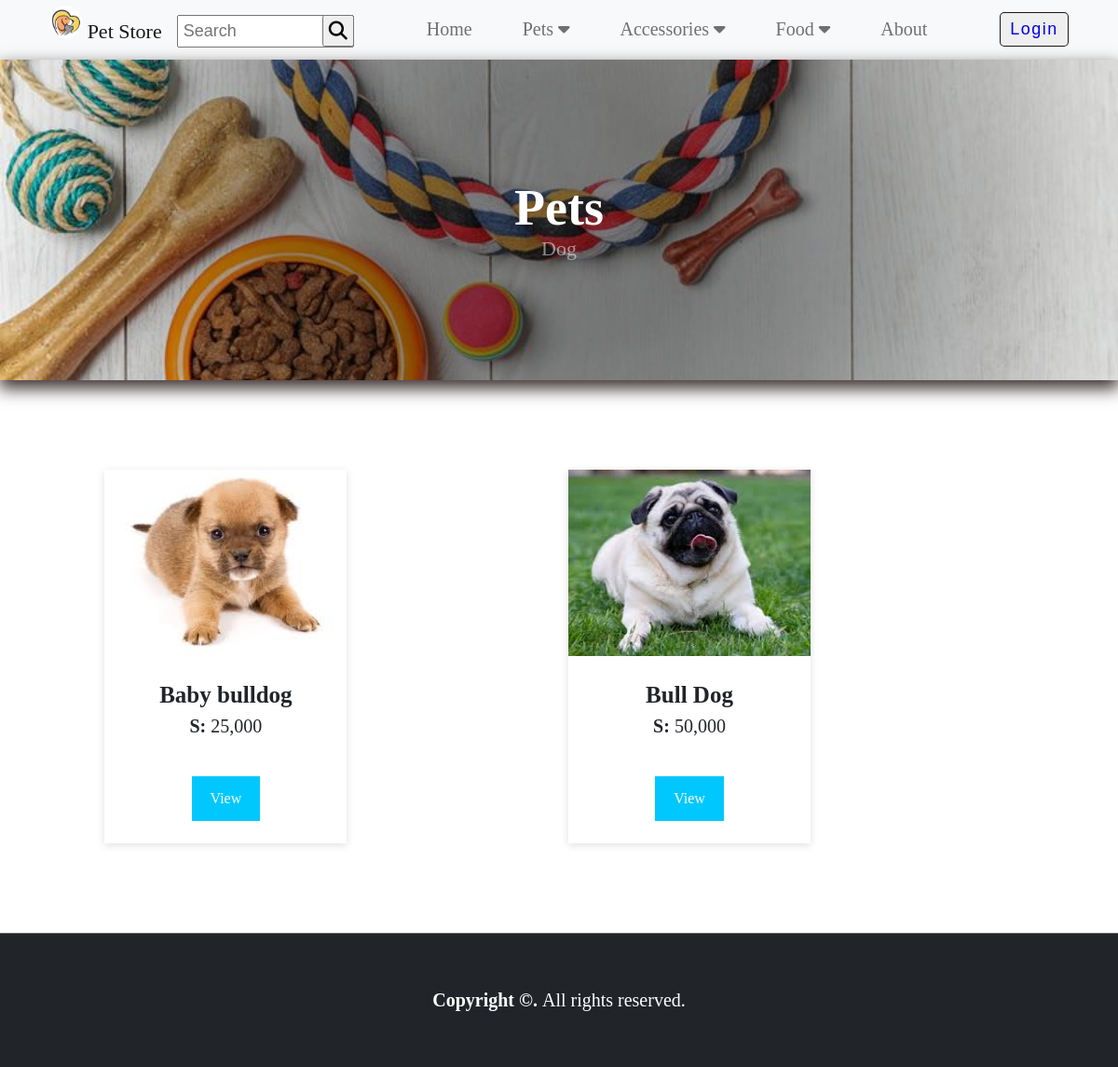
Page /index.php?page=product&id=8 on the committed database.
### tables this page shows
CREATE TABLE `system_info` (
  `id` int(255) NOT NULL,
  `field` text NOT NULL,
  `value` text NOT NULL
);

CREATE TABLE `category` (
  `id` int(255) NOT NULL,
  `category` varchar(255) NOT NULL
);

CREATE TABLE `sub_category` (
  `id` int(255) NOT NULL,
  `category_id` int(255) NOT NULL,
  `sub_category` varchar(255) NOT NULL
);

CREATE TABLE `product` (
  `id` int(255) NOT NULL,
  `category_id` int(255) NOT NULL,
  `sub_category_id` int(255) NOT NULL,
  `product_name` varchar(255) NOT NULL,
  `description` varchar(255) NOT NULL
);

### inc/topBarNav.php (the view, shortened to what this page needs)
<nav class="navbar">
        <div class="container">
            <div class="intro">
              <a class="navbar-brand" href="./">
                          <?php
                              $logoQuery = "SELECT * FROM system_info WHERE field='logo'";
                              $logoResult = mysqli_query($conn, $logoQuery);
                              while ($row = mysqli_fetch_array($logoResult)) {
                              ?><img src="admin/<?php echo $row['value']?>" width="30" height="30">
                              <?php
                              }
                              $logoQuery = "SELECT * FROM system_info WHERE field='short_name'";
                              $logoResult = mysqli_query($conn, $logoQuery);
                              while ($row = mysqli_fetch_array($logoResult)) {
                              ?><?php echo $row['value']?>
                              <?php
                              }
                              ?>
              </a>
                <form id="search-form">
                  <div class="input-group">
                    <input class="form-search" type="search" placeholder="Search" aria-label="Search" name="search">
                    <button type="submit"><i class="fa-solid fa-magnifying-glass"></i></button>
                  </div>
                </form>
            </div>
            <div class="menu">
              <ul class="nav-menu">
                <li class="nav-item"><a class="nav-link" href="./">Home</a></li>
                <li class="nav-item item dropdown-icon" id="dropdownButton"><a class="nav-link" href="">Pets <i class="fa-solid fa-caret-down"></i></a>
                </li>
                <li class="nav-item item dropdown-icon" id="dropdownButton"><a class="nav-link" href="">Accessories <i class="fa-solid fa-caret-down"></i></a>
                  </li>
                  <li class="nav-item item dropdown-icon" id="dropdownButton"><a class="nav-link" href="">Food <i class="fa-solid fa-caret-down"></i></a>
                  </li>
                <li class="nav-item"><a class="nav-link" href="index.php?page=about">About</a></li>
              </ul>
            </div>
            <div class="user-cart">
            <?php if(isset($_SESSION['firstname'])): ?>
                <div class="cart" style="display:flex;">
                    <a href="index.php?page=cart_list">
                        Cart
                        <span class="cart-count" id="cart-count">
                            2
                        </span>
                    </a>
                    <a href="index.php?page=my_account" class="text-dark"><b>Hi, <?php echo $_SESSION['firstname']; ?>!</b></a>
                    <a href="logout.php" class="text-dark"><i class="fa fa-sign-out-alt"></i></a>
                </div>
            <?php else: ?>
                <button class="btn" id="login-btn" type="button"><a href="login.php">Login</a></button>
            <?php endif; ?>
            </div>
        </div>
    </nav>

### product.php (shortened to what this page needs)
<?php
include('connection.php');
if(isset($_GET['id'])) {
    $id = $_GET['id'];
    $editQuery = "SELECT * FROM sub_category WHERE id = '$id'";
    $editResult = mysqli_query($conn, $editQuery);
    if($editResult) {
        $row = mysqli_fetch_assoc($editResult);
        $category_id = $row['category_id'];
        $sub_category = $row['sub_category'];
    }else{
    }
}
?>
<header class="banner" id="main-header">
    <div class="text-center">
        <h1 class="head-message">
                        <?php
                        $categoryQuery = "SELECT * FROM category WHERE id='$category_id'";
                        $categoryResult = mysqli_query($conn, $categoryQuery);
                        while ($catRow = mysqli_fetch_array($categoryResult)) {
                            echo $catRow['category'];
                        }
                        ?>
        </h1>
        <p class="subhead-message"><?php echo $sub_category?></p>
    </div>
</header>
<?php
function validate_image($img_path) {
    if (!empty($img_path) && file_exists($img_path)) {
        return $img_path;
    } else {
        return 'uploads/cat4.jpg';
    }
}
?>
<section class="product">
    <div class="container">
        <div class="row">
            <?php
            $products = $conn->query("SELECT * FROM `product` WHERE sub_category_id='$id' ORDER BY rand() LIMIT 8");
            while ($row = $products->fetch_assoc()):
                $upload_path = 'admin/uploads/product_'.$row['id'];
                $img = "";
                if (is_dir($upload_path)) {
                    $fileO = scandir($upload_path);
                    if (isset($fileO[2])) {
                        $img = $upload_path."/".$fileO[2];
                    }
                }
                $inventory = $conn->query("SELECT * FROM inventory WHERE product_id = ".$row['id']);
                $inv = array();
                while ($ir = $inventory->fetch_assoc()) {
                    $inv[$ir['size']] = number_format($ir['price']);
                }
                if (!empty($inv)):
            ?>
                <div class="col-md-3">
                    <div class="product-item card">
                        <img class="card-img" src="<?php echo validate_image($img); ?>" alt="Product Image" />
                        <div class="card-body">
                            <div class="text-center">
                                <h5 class="boder-name"><?php echo $row['product_name']; ?></h5>
                                <?php foreach ($inv as $k => $v): ?>
                                    <span><b><?php echo $k; ?>: </b><?php echo $v; ?></span><br>
                                <?php endforeach; ?>
                            </div>
                        </div>
                        <div class="card-footer">
                            <div class="text-center">
                                <a class="view" href="index.php?page=view_product&id=<?php echo $row['id']; ?>">View</a>
                            </div>
                        </div>
                    </div>
                </div>
            <?php
                endif;
            endwhile;
            ?>
        </div>
    </div>
</section>

### css/style.css (style rules this page uses)
* { margin: 0; padding: 0; box-sizing: border-box; }

### rows in the picture
system_info: value (picture)
system_info: value "Pet Store"
category: category "Pets"
sub_category: sub_category "Dog"
product: shows a picture, product_name "Baby bulldog", k "S", v "25,000"
product: shows a picture, product_name "Bull Dog", k "S", v "50,000"
